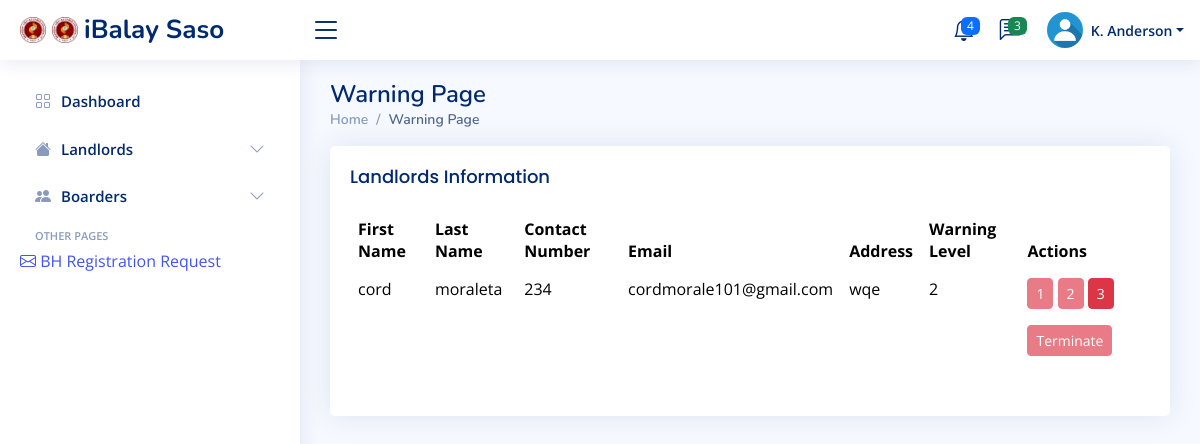
Page /saso/landlords/warning_list.php on the committed database.
### tables this page shows
CREATE TABLE `bh_information` (
  `bh_id` int(11) NOT NULL,
  `landlord_id` int(11) NOT NULL,
  `BH_name` varchar(100) NOT NULL,
  `BH_address` varchar(255) DEFAULT NULL,
  `Document1` varchar(255) DEFAULT NULL,
  `Document2` varchar(255) DEFAULT NULL,
  `monthly_payment_rate` varchar(50) DEFAULT NULL,
  `number_of_kitchen` int(11) DEFAULT NULL,
  `number_of_living_room` int(11) DEFAULT NULL,
  `number_of_students` int(11) DEFAULT NULL,
  `number_of_cr` int(11) DEFAULT NULL,
  `number_of_beds` int(11) DEFAULT NULL,
  `number_of_rooms` int(11) DEFAULT NULL,
  `bh_max_capacity` int(11) DEFAULT NULL,
  `gender_allowed` enum('male','female','all') NOT NULL,
  `Status` enum('0','1','2') DEFAULT NULL,
  `longitude` double DEFAULT NULL,
  `latitude` double DEFAULT NULL,
  `close_bh` tinyint(1) NOT NULL DEFAULT 0,
  `warning_count` tinyint(1) NOT NULL DEFAULT 0
);

CREATE TABLE `landlord_acc` (
  `landlord_id` int(11) NOT NULL,
  `first_name` varchar(50) NOT NULL,
  `last_name` varchar(50) NOT NULL,
  `email` varchar(100) NOT NULL,
  `password` varchar(255) NOT NULL,
  `phone_number` varchar(15) DEFAULT NULL,
  `address` varchar(255) DEFAULT NULL
);

### saso/landlords/views/warning_landlords.php (the view, shortened to what this page needs)
<?php
include('../../database/config.php');
$sqlOwners = "
    SELECT
        landlord_acc.landlord_id,
        landlord_acc.first_name,
        landlord_acc.last_name,
        landlord_acc.email,
        landlord_acc.phone_number,
        landlord_acc.address,
        bh_information.bh_id,
        bh_information.Status,
        bh_information.warning_count
    FROM
        landlord_acc
    JOIN
        bh_information
    ON
        landlord_acc.landlord_id = bh_information.landlord_id
    WHERE
         bh_information.Status = '1' ";
$resultOwners = mysqli_query($conn, $sqlOwners);
?>
<main id="main" class="main">
    <div class="pagetitle">
        <h1>Warning Page</h1>
        <nav>
            <ol class="breadcrumb">
                <li class="breadcrumb-item"><a href="/iBalay.com/iBalay-saso/index.php">Home</a></li>
                <li class="breadcrumb-item active">Warning Page</li>
            </ol>
        </nav>
    </div>
    <section class="section dashboard">
        <?php if ($resultOwners && mysqli_num_rows($resultOwners) > 0): ?>
            <div class="col-12">
                <div class="card recent-sales overflow-auto">
                    <div class="card-body">
                        <h5 class="card-title">Landlords Information</h5>
                        <table class="table table-borderless datatable" id="roomTable">
                            <thead>
                                <tr>
                                    <th scope="col">First Name</th>
                                    <th scope="col">Last Name</th>
                                    <th scope="col">Contact Number</th>
                                    <th scope="col">Email</th>
                                    <th scope="col">Address</th>
                                    <th scope="col">Warning Level</th>
                                    <th scope="col">Actions</th>
                                </tr>
                            </thead>
                            <tbody>
                                <?php while ($rowOwner = mysqli_fetch_assoc($resultOwners)): ?>
                                    <tr>
                                        <td><?php echo htmlspecialchars($rowOwner['first_name']); ?></td>
                                        <td><?php echo htmlspecialchars($rowOwner['last_name']); ?></td>
                                        <td><?php echo htmlspecialchars($rowOwner['phone_number']); ?></td>
                                        <td><?php echo htmlspecialchars($rowOwner['email']); ?></td>
                                        <td><?php echo htmlspecialchars($rowOwner['address']); ?></td>
                                        <td><?php echo htmlspecialchars($rowOwner['warning_count']); ?></td>
                                        <td>
                                            <form action="views/tasks/set_warning_level.php" method="post" style="display:inline-block;">
                                                <button class="btn btn-danger btn-sm" name="warning_level" value="1" <?php echo $rowOwner['warning_count'] >= 1 ? 'disabled' : ''; ?>>1</button>
                                                <button class="btn btn-danger btn-sm" name="warning_level" value="2" <?php echo $rowOwner['warning_count'] >= 2 ? 'disabled' : ''; ?>>2</button>
                                                <button class="btn btn-danger btn-sm" name="warning_level" value="3" <?php echo $rowOwner['warning_count'] >= 3 ? 'disabled' : ''; ?>>3</button>
                                            </form>
                                            <form action="views/tasks/terminate.php" method="post" style="display:inline-block;">
                                                <button class="btn btn-danger btn-sm" name="terminate_owner" <?php echo $rowOwner['warning_count'] < 3 ? 'disabled' : ''; ?>>Terminate</button>
                                            </form>
                                        </td>
                                    </tr>
                                <?php endwhile; ?>
                            </tbody>
                        </table>
                    </div>
                </div>
            </div>
        <?php else: ?>
            <p>No landlords found.</p>
        <?php endif; ?>
    </section>
</main>

### assets/css/style.css (style rules this page uses)
:root { scroll-behavior: smooth; }
body { font-family: "Open Sans", sans-serif; background: #f6f9ff; color: #444444; }
a { color: #4154f1; text-decoration: none; }
h1, h2, h3, h4, h5, h6 { font-family: "Nunito", sans-serif; }
#main { margin-top: 60px; padding: 20px 30px; transition: all 0.3s; }
.pagetitle { margin-bottom: 10px; }
.pagetitle h1 { font-size: 24px; margin-bottom: 0; font-weight: 600; color: #012970; }
.card { margin-bottom: 30px; border: none; border-radius: 5px; box-shadow: 0px 0 30px rgba(1, 41, 112, 0.1); }
.card-title { padding: 20px 0 15px 0; font-size: 18px; font-weight: 500; color: #012970; font-family: "Poppins", sans-serif; }
.card-body { padding: 0 20px 20px 20px; }
.breadcrumb { font-size: 14px; font-family: "Nunito", sans-serif; color: #899bbd; font-weight: 600; }
.breadcrumb a { color: #899bbd; transition: 0.3s; }
.breadcrumb .breadcrumb-item::before { color: #899bbd; }
.breadcrumb .active { color: #51678f; font-weight: 600; }
@media (min-width: 1200px) { #main, #footer { margin-left: 300px; } }
.dashboard .recent-sales { font-size: 14px; }
.dashboard .recent-sales .table thead { background: #f6f6fe; }
.dashboard .recent-sales .table thead th { border: 0; }

### rows in the picture
bh_information: landlord.first_name "cord", landlord.last_name "moraleta", landlord.phone_number "234", landlord.email "cordmorale101@gmail.com", landlord.address "wqe", warning_count "2"
